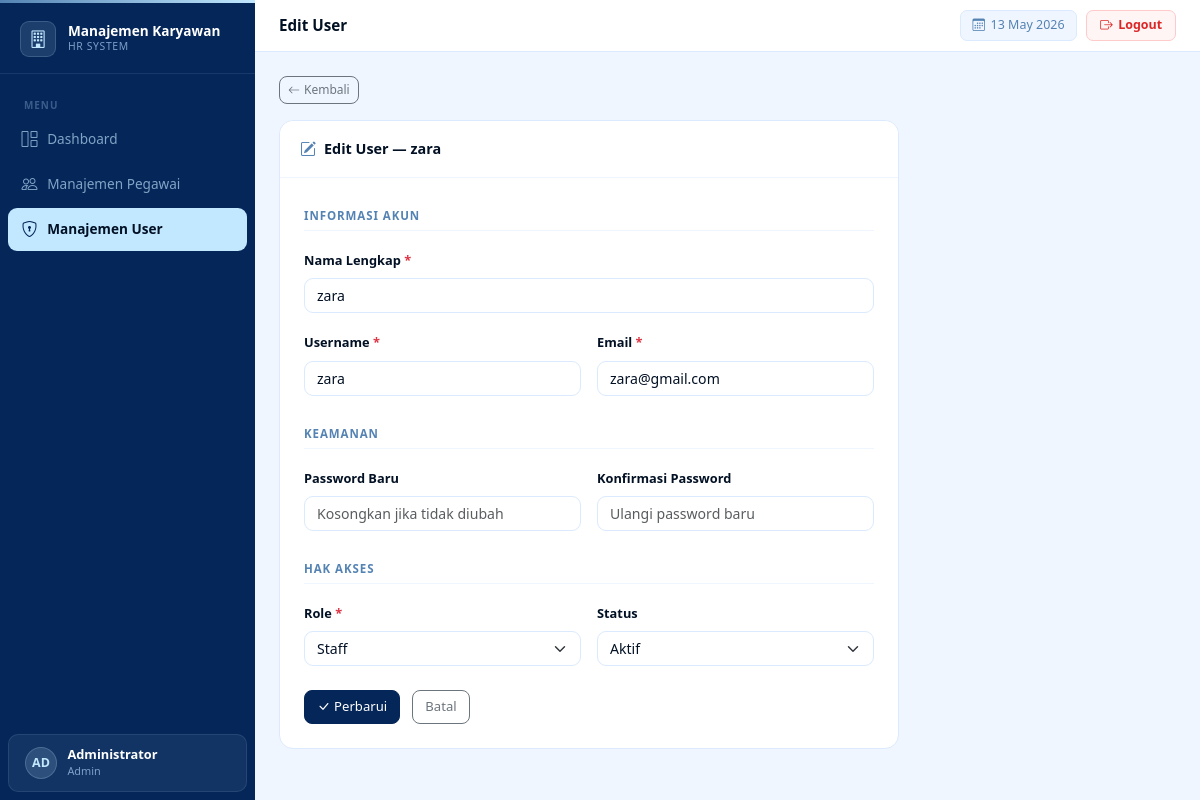
The app's page /pages/users/edit.php?id=3 (signed in) with its own data.
### tables this page shows
CREATE TABLE `users` (
  `id` int(11) NOT NULL,
  `nama` varchar(100) NOT NULL,
  `username` varchar(50) NOT NULL,
  `email` varchar(100) NOT NULL,
  `password` varchar(255) NOT NULL,
  `role` enum('admin','staff') NOT NULL DEFAULT 'staff',
  `status` tinyint(1) NOT NULL DEFAULT 1,
  `created_at` datetime DEFAULT NULL,
  `updated_at` datetime DEFAULT NULL
);

### includes/functions.php (called while the page is built, shortened)
<?php
function e(string $val): string {
    return htmlspecialchars($val, ENT_QUOTES);
}

### pages/users/edit.php (the view, shortened to what this page needs)
<?php
require_once __DIR__ . '/../../includes/functions.php';
$db = getDB();
$id = (int)($_GET['id'] ?? 0);
$stmt = $db->prepare("SELECT * FROM users WHERE id = ?");
$stmt->bind_param('i', $id); $stmt->execute();
$user = $stmt->get_result()->fetch_assoc();
$f = $_SERVER['REQUEST_METHOD'] === 'POST' ? array_merge($user, $_POST) : $user;
include __DIR__ . '/../layout/header.php';
?>
<div class="mb-3">
    <a href="/manajemen_karyawan/pages/users/index.php"
       class="btn btn-sm btn-outline-secondary">
        <i class="bi bi-arrow-left me-1"></i>Kembali
    </a>
</div>
<div class="card" style="max-width:620px">
    <div class="card-header d-flex align-items-center gap-2">
        <i class="bi bi-pencil-square" style="color:var(--mid-blue)"></i>
        <span style="font-size:.9rem;font-weight:700;color:var(--navy)">
            Edit User — <?= e($user['nama']) ?>
        </span>
    </div>
    <div class="card-body p-4">
        <form method="POST">
            <div class="mb-3 pb-1" style="border-bottom:1.5px solid #f0f6ff">
                <span style="font-size:.72rem;font-weight:700;letter-spacing:.08em;text-transform:uppercase;color:var(--mid-blue)">
                    Informasi Akun
                </span>
            </div>
            <div class="row g-3 mb-4">
                <div class="col-12">
                    <label class="form-label">Nama Lengkap <span class="text-danger">*</span></label>
                    <input type="text" name="nama" class="form-control" value="<?= e($f['nama']) ?>">
                </div>
                <div class="col-md-6">
                    <label class="form-label">Username <span class="text-danger">*</span></label>
                    <input type="text" name="username" class="form-control" value="<?= e($f['username']) ?>">
                </div>
                <div class="col-md-6">
                    <label class="form-label">Email <span class="text-danger">*</span></label>
                    <input type="email" name="email" class="form-control" value="<?= e($f['email']) ?>">
                </div>
            </div>
            <div class="mb-3 pb-1" style="border-bottom:1.5px solid #f0f6ff">
                <span style="font-size:.72rem;font-weight:700;letter-spacing:.08em;text-transform:uppercase;color:var(--mid-blue)">
                    Keamanan
                </span>
            </div>
            <div class="row g-3 mb-4">
                <div class="col-md-6">
                    <label class="form-label">Password Baru</label>
                    <input type="password" name="password" class="form-control"
                           placeholder="Kosongkan jika tidak diubah">
                </div>
                <div class="col-md-6">
                    <label class="form-label">Konfirmasi Password</label>
                    <input type="password" name="konfirm_password" class="form-control"
                           placeholder="Ulangi password baru">
                </div>
            </div>
            <div class="mb-3 pb-1" style="border-bottom:1.5px solid #f0f6ff">
                <span style="font-size:.72rem;font-weight:700;letter-spacing:.08em;text-transform:uppercase;color:var(--mid-blue)">
                    Hak Akses
                </span>
            </div>
            <div class="row g-3">
                <div class="col-md-6">
                    <label class="form-label">Role <span class="text-danger">*</span></label>
                    <select name="role" class="form-select">
                        <option value="staff" <?= $f['role']==='staff'?'selected':'' ?>>Staff</option>
                    </select>
                </div>
                <div class="col-md-6">
                    <label class="form-label">Status</label>
                    <select name="status" class="form-select">
                        <option value="1" <?= $f['status']==1?'selected':'' ?>>Aktif</option>
                    </select>
                </div>
                <div class="col-12 pt-2">
                    <button type="submit" class="btn btn-primary me-2">
                        <i class="bi bi-check-lg me-1"></i>Perbarui
                    </button>
                    <a href="/manajemen_karyawan/pages/users/index.php"
                       class="btn btn-outline-secondary">Batal</a>
                </div>
            </div>
        </form>
    </div>
</div>
<?php include __DIR__ . '/../layout/footer.php'; ?>

### pages/layout/header.php (style rules this page uses)
:root { --navy: #021024; --dark-blue: #052659; --mid-blue: #5483B3; --light-blue: #7DA0CA; --pale-blue: #C1E8FF; --sidebar-w: 255px; }
*, *::before, *::after { box-sizing: border-box; }
body { background: #f0f6ff; font-family: 'Segoe UI', system-ui, sans-serif; color: var(--navy); }
.card { border: 1px solid #dbeafe; border-radius: 14px; box-shadow: none; background: #fff; }
.card-header { background: #fff; border-bottom: 1px solid #f0f6ff; border-radius: 14px 14px 0 0 !important; padding: 1rem 1.25rem; }
.form-label { font-size: .8rem; font-weight: 600; color: var(--navy); }
.form-control, .form-select { border-color: #dbeafe; border-radius: 9px; font-size: .88rem; color: var(--navy); }
.btn-primary { background: var(--dark-blue); border-color: var(--dark-blue); font-size: .85rem; font-weight: 600; }
.btn { border-radius: 8px; font-size: .82rem; font-weight: 500; }
.btn-sm { font-size: .75rem; }

### records on screen
users: nama "zara", username "zara", email "zara@gmail.com", role "Staff", status "Aktif"

### other values on screen
substr($cu['nama'], 0, 2) "AD"
$cu['nama'] "Administrator"
$cu['role'] "Admin"
$title "Edit User"
